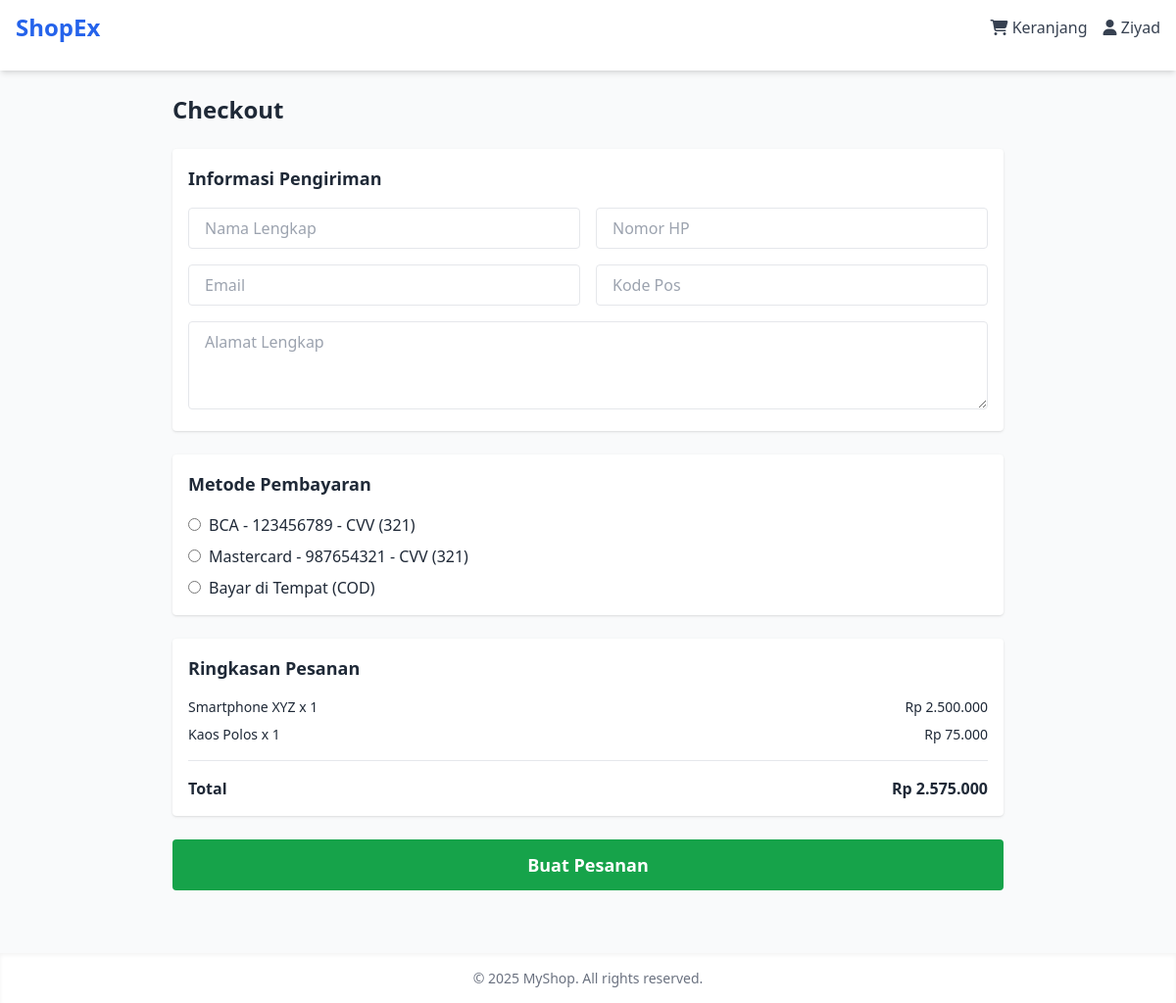
Screenshot of /frontend/checkout.php (signed in) with the database file from the repository.
### tables this page shows
CREATE TABLE `bank` (
  `id` int UNSIGNED NOT NULL,
  `bank_name` varchar(512) DEFAULT NULL,
  `card_number` varchar(512) DEFAULT NULL,
  `cvv` varchar(512) NOT NULL,
  `member_name` varchar(512) DEFAULT NULL,
  `user_id` int DEFAULT NULL
);

CREATE TABLE `cart` (
  `id` int NOT NULL,
  `user_id` int NOT NULL,
  `product_id` int NOT NULL,
  `quantity` int NOT NULL DEFAULT '1',
  `added_at` timestamp NULL DEFAULT CURRENT_TIMESTAMP
);

CREATE TABLE `products` (
  `id` int NOT NULL,
  `name` varchar(150) NOT NULL,
  `price` int NOT NULL,
  `stock` int NOT NULL DEFAULT '0',
  `description` text,
  `image` varchar(255) DEFAULT NULL,
  `category_id` int DEFAULT NULL,
  `created_at` timestamp NULL DEFAULT CURRENT_TIMESTAMP
);

### utils/crypto.php (called while the page is built, shortened)
<?php
function decryptData($encryptedData) {
    $decoded = base64_decode($encryptedData);
    $ivLength = openssl_cipher_iv_length(CIPHER_METHOD);
    $iv = substr($decoded, 0, $ivLength);
    $encrypted = substr($decoded, $ivLength);
    return openssl_decrypt($encrypted, CIPHER_METHOD, ENCRYPTION_KEY, 0, $iv);
}
?>

### frontend/checkout.php (the view, shortened to what this page needs)
<?php
require_once '../backend/conn.php';
require_once '../utils/crypto.php';
$user_id = $_SESSION['user_id'] ?? null;
$query = "SELECT c.*, p.name, p.price
          FROM cart c
          JOIN products p ON c.product_id = p.id
          WHERE c.user_id = ?";
$stmt = $conn->prepare($query);
$stmt->bind_param("i", $user_id);
$stmt->execute();
$result = $stmt->get_result();
$cart = $result->fetch_all(MYSQLI_ASSOC);
$total = 0;
foreach ($cart as $item) {
    $total += $item['price'] * $item['quantity'];
}
$bank_query = "SELECT * FROM bank WHERE user_id = ?";
$bank_stmt = $conn->prepare($bank_query);
$bank_stmt->bind_param("i", $user_id);
$bank_stmt->execute();
$bank_result = $bank_stmt->get_result();
$banks = $bank_result->fetch_all(MYSQLI_ASSOC);
?>
<!DOCTYPE html>
<html lang="en">
<head>
    <script src="https://cdn.tailwindcss.com"></script>
    <link rel="stylesheet" href="https://cdnjs.cloudflare.com/ajax/libs/font-awesome/6.7.2/css/all.min.css" />
</head>
<body class="bg-gray-50 text-gray-800">
<?php include 'partials/header.php'; ?>
<main class="max-w-4xl mx-auto p-6">
    <h1 class="text-2xl font-bold mb-6">Checkout</h1>
    <?php if (empty($cart)): ?>
        <p class="text-gray-600">Keranjang Anda kosong. <a href="index.php" class="text-blue-600 hover:underline">Belanja sekarang</a>.</p>
    <?php else: ?>
        <form action="../backend/process_checkout.php" method="post" class="space-y-6">
            <div class="bg-white shadow rounded p-4">
                <h2 class="font-semibold mb-4 text-lg">Informasi Pengiriman</h2>
                <div class="grid grid-cols-1 md:grid-cols-2 gap-4">
                    <input name="name" type="text" placeholder="Nama Lengkap" required class="border px-4 py-2 rounded w-full">
                    <input name="phone" type="text" placeholder="Nomor HP" required class="border px-4 py-2 rounded w-full">
                    <input name="email" type="email" placeholder="Email" class="border px-4 py-2 rounded w-full">
                    <input name="postal" type="text" placeholder="Kode Pos" class="border px-4 py-2 rounded w-full">
                </div>
                <textarea name="address" rows="3" placeholder="Alamat Lengkap" required class="mt-4 w-full border px-4 py-2 rounded"></textarea>
            </div>
            <div class="bg-white shadow rounded p-4">
                <h2 class="font-semibold mb-4 text-lg">Metode Pembayaran</h2>
                <?php foreach ($banks as $bank): ?>
                    <label class="flex items-center gap-2 mt-2">
                        <input type="radio" name="payment" value="<?= htmlspecialchars($bank['id']) ?>" required>
                        <span><?= htmlspecialchars(decryptData($bank['bank_name'])) ?> - <?= htmlspecialchars(decryptData($bank['card_number'])) ?> - CVV (<?= htmlspecialchars(decryptData($bank['cvv'])) ?>)</span>
                    </label>
                <?php endforeach; ?>
                <label class="flex items-center gap-2 mt-2">
                    <input type="radio" name="payment" value="cod">
                    <span>Bayar di Tempat (COD)</span>
                </label>
            </div>
            <div class="bg-white shadow rounded p-4">
                <h2 class="font-semibold mb-4 text-lg">Ringkasan Pesanan</h2>
                <ul class="space-y-2">
                    <?php foreach ($cart as $item): ?>
                        <li class="flex justify-between text-sm">
                            <span><?= htmlspecialchars($item['name']) ?> x <?= $item['quantity'] ?></span>
                            <span>Rp <?= number_format($item['price'] * $item['quantity'], 0, ',', '.') ?></span>
                        </li>
                    <?php endforeach; ?>
                </ul>
                <div class="border-t mt-4 pt-4 flex justify-between font-bold">
                    <span>Total</span>
                    <span>Rp <?= number_format($total, 0, ',', '.') ?></span>
                </div>
            </div>
            <button type="submit" class="w-full bg-green-600 hover:bg-green-700 text-white py-3 rounded text-lg font-semibold">
                Buat Pesanan
            </button>
        </form>
    <?php endif; ?>
</main>
<?php include 'partials/footer.php'; ?>
</body>
</html>

### rows the page displays
bank: bank_name "BCA", card_number "123456789", cvv "321"
bank: bank_name "Mastercard", card_number "987654321", cvv "321"
cart: product.name "Smartphone XYZ", quantity "1", $item['price'] * $item['quantity'] "2.500.000"
cart: product.name "Kaos Polos", quantity "1", $item['price'] * $item['quantity'] "75.000"

### other values shown
$_SESSION['name'] "Ziyad"
$total "2.575.000"
